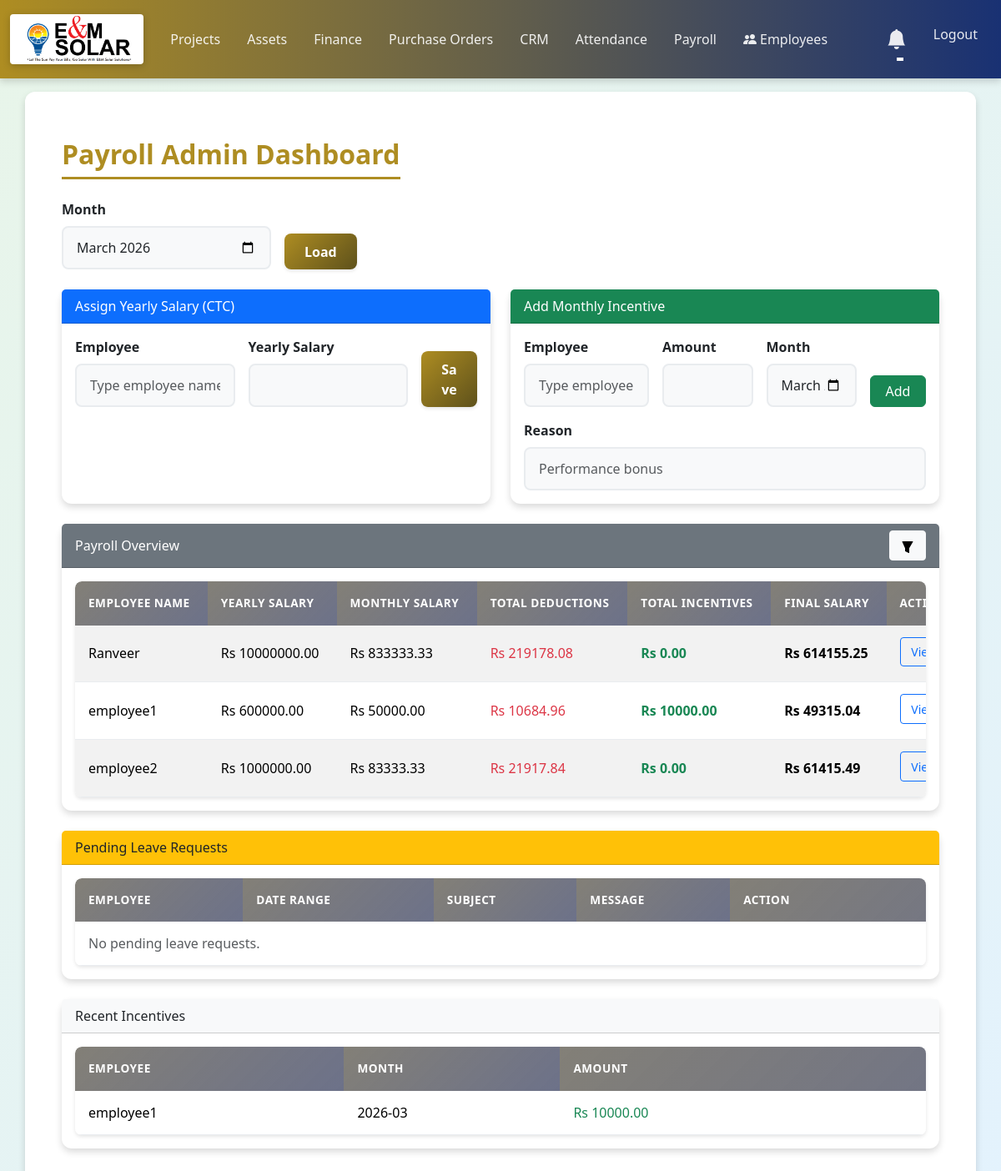
The page /payroll/admin (signed in) on the database its author committed.
### models/user.py (models this page shows, shortened)
class User(db.Model, UserMixin):
    id = db.Column(db.Integer, primary_key=True)
    employee_id = db.Column(db.String(50), unique=True, nullable=True)
    username = db.Column(db.String(150), unique=True, nullable=False)
    email = db.Column(db.String(150), unique=True, nullable=True)
    password = db.Column(db.String(150), nullable=False)
    role = db.Column(db.String(20), nullable=False, default='employee')
    joining_date = db.Column(db.Date, nullable=True, default=date.today)

### models/payroll.py (models this page shows)
class Incentive(db.Model):
    __tablename__ = 'incentives'
    id = db.Column(db.Integer, primary_key=True)
    employee_id = db.Column(db.Integer, db.ForeignKey('user.id'), nullable=False)
    amount = db.Column(db.Float, nullable=False, default=0.0)
    reason = db.Column(db.String(255), nullable=True)
    month = db.Column(db.String(7), nullable=False)  # YYYY-MM
    created_at = db.Column(db.DateTime, default=datetime.utcnow)
    employee = db.relationship('User', foreign_keys=[employee_id])

### routes/payroll_routes.py (the view)
@payroll_bp.route('/payroll/admin')
@login_required
def payroll_admin():
    if not is_admin_user(current_user):
        flash('You do not have permission to access this page.')
        return redirect(url_for('payroll.payroll_home'))
    month_param = request.args.get('month', '')
    year, month, selected_month = parse_month(month_param)
    name_filter = request.args.get('name_filter', '').strip()
    salary_sort = request.args.get('salary_sort', '')
    employees = User.query.filter(User.username != 'admin').order_by(User.username.asc()).all()
    payroll_rows = []
    for employee in employees:
        totals = monthly_totals(employee.id, year, month)
        payroll_rows.append(
            {
                'employee': employee,
                'yearly_salary': totals['yearly_salary'],
                'monthly_salary': totals['monthly_salary'],
                'deductions': totals['deductions'],
                'incentives': totals['incentives'],
                'final_salary': totals['final_salary'],
            }
        )
    if name_filter:
        payroll_rows = [r for r in payroll_rows if name_filter.lower() in r['employee'].username.lower()]
    if salary_sort == 'asc':
        payroll_rows.sort(key=lambda r: r['yearly_salary'])
    elif salary_sort == 'desc':
        payroll_rows.sort(key=lambda r: r['yearly_salary'], reverse=True)
    pending_leave_requests = LeaveRequest.query.filter_by(status='Pending').order_by(LeaveRequest.start_date.asc()).all()
    recent_incentives = Incentive.query.order_by(Incentive.id.desc()).limit(20).all()
    employee_search_data = [{'id': e.id, 'name': e.username} for e in employees]
    return render_template(
        'payroll_admin.html',
        selected_month=selected_month,
        employees=employees,
        payroll_rows=payroll_rows,
        pending_leave_requests=pending_leave_requests,
        recent_incentives=recent_incentives,
        name_filter=name_filter,
        salary_sort=salary_sort,
        employee_search_data=employee_search_data,
    )

### routes/payroll_routes.py (called while the page is built)
def is_late_checkin(attendance_row):
    if not attendance_row or not attendance_row.check_in:
        return False
    return (
        attendance_row.check_in.hour > LATE_CHECKIN_CUTOFF_HOUR
        or (attendance_row.check_in.hour == LATE_CHECKIN_CUTOFF_HOUR and attendance_row.check_in.minute > 0)
        or (attendance_row.status and 'Late' in attendance_row.status)
    )

def is_admin_user(user):
    return (getattr(user, 'role', 'employee') == 'admin') or (user.username == 'admin')

def days_in_year(year):
    return 366 if calendar.isleap(year) else 365

def parse_month(month_value):
    if not month_value:
        today = date.today()
        return today.year, today.month, f"{today.year:04d}-{today.month:02d}"
    year_part, month_part = month_value.split('-')
    year = int(year_part)
    month = int(month_part)
    return year, month, f"{year:04d}-{month:02d}"

def month_date_range(year, month):
    last_day = calendar.monthrange(year, month)[1]
    return date(year, month, 1), date(year, month, last_day)

def working_days(year, month):
    start_date, end_date = month_date_range(year, month)
    days = []
    current = start_date
    while current <= end_date:
        if current.weekday() < 5:
            days.append(current)
        current = date.fromordinal(current.toordinal() + 1)
    return days

### templates/payroll_admin.html (shortened to what this page needs)
{% extends "base.html" %}
{% block content %}
<div class="container-fluid mt-4">
  <h1 class="mb-4">Payroll Admin Dashboard</h1>
  <form method="GET" class="row g-3 mb-4">
    <div class="col-md-3">
      <label class="form-label">Month</label>
      <input type="month" class="form-control" name="month" value="{{ selected_month }}">
    </div>
    <div class="col-md-2 d-flex align-items-end">
      <button type="submit" class="btn btn-primary">Load</button>
    </div>
  </form>
  <div class="row g-4 mb-4">
    <div class="col-md-6">
      <div class="card h-100">
        <div class="card-header bg-primary text-white">Assign Yearly Salary (CTC)</div>
        <div class="card-body">
          <form method="POST" action="{{ url_for('payroll.set_salary') }}" class="row g-3" onsubmit="return resolveEmployee('salarySearch','salary_employee_id')">
            <div class="col-md-5">
              <label class="form-label">Employee</label>
              <input type="text" class="form-control" id="salarySearch" placeholder="Type employee name..." autocomplete="off" required>
            </div>
            <div class="col-md-5">
              <label class="form-label">Yearly Salary</label>
              <input type="number" step="0.01" class="form-control" name="yearly_salary" required>
            </div>
            <div class="col-md-2 d-flex align-items-end">
              <button class="btn btn-primary w-100" type="submit">Save</button>
            </div>
          </form>
        </div>
      </div>
    </div>
    <div class="col-md-6">
      <div class="card h-100">
        <div class="card-header bg-success text-white">Add Monthly Incentive</div>
        <div class="card-body">
          <form method="POST" action="{{ url_for('payroll.add_incentive') }}" class="row g-3" onsubmit="return resolveEmployee('incentiveSearch','incentive_employee_id')">
            <div class="col-md-4">
              <label class="form-label">Employee</label>
              <input type="text" class="form-control" id="incentiveSearch" placeholder="Type employee name..." autocomplete="off" required>
            </div>
            <div class="col-md-3">
              <label class="form-label">Amount</label>
              <input type="number" step="0.01" class="form-control" name="amount" required>
            </div>
            <div class="col-md-3">
              <label class="form-label">Month</label>
              <input type="month" class="form-control" name="month" value="{{ selected_month }}" required>
            </div>
            <div class="col-md-2 d-flex align-items-end">
              <button class="btn btn-success w-100" type="submit">Add</button>
            </div>
            <div class="col-md-12">
              <label class="form-label">Reason</label>
              <input type="text" class="form-control" name="reason" placeholder="Performance bonus">
            </div>
          </form>
        </div>
      </div>
    </div>
  </div>
  <div class="card mb-4">
    <div class="card-header bg-secondary text-white d-flex justify-content-between align-items-center">
      <span>Payroll Overview</span>
      <button class="btn btn-sm btn-light" type="button" data-bs-toggle="collapse" data-bs-target="#payrollFilter" aria-expanded="{% if name_filter or salary_sort %}true{% else %}false{% endif %}" title="Filter">
        <svg xmlns="http://www.w3.org/2000/svg" width="16" height="16" fill="currentColor" class="bi bi-funnel" viewBox="0 0 16 16">
          <path d="M1.5 1.5A.5.5 0 0 1 2 1h12a.5.5 0 0 1 .354.854L10 9.207V14.5a.5.5 0 0 1-.724.447l-4-2A.5.5 0 0 1 5 12.5V9.207L1.646 1.854A.5.5 0 0 1 1.5 1.5z"/>
        </svg>
      </button>
    </div>
    <div class="card-body">
      <div class="table-responsive">
        <table class="table table-striped table-hover">
          <thead>
            <tr>
              <th>Employee Name</th>
              <th>Yearly Salary</th>
              <th>Monthly Salary</th>
              <th>Total Deductions</th>
              <th>Total Incentives</th>
              <th>Final Salary</th>
              <th>Actions</th>
            </tr>
          </thead>
          <tbody>
            {% for row in payroll_rows %}
            <tr>
              <td>{{ row.employee.username }}</td>
              <td>Rs {{ "%.2f"|format(row.yearly_salary) }}</td>
              <td>Rs {{ "%.2f"|format(row.monthly_salary) }}</td>
              <td class="text-danger">Rs {{ "%.2f"|format(row.deductions) }}</td>
              <td class="text-success">Rs {{ "%.2f"|format(row.incentives) }}</td>
              <td><strong>Rs {{ "%.2f"|format(row.final_salary) }}</strong></td>
              <td>
                <a class="btn btn-sm btn-outline-primary" href="{{ url_for('payroll.payroll_admin_details', employee_id=row.employee.id, month=selected_month) }}">View Details</a>
              </td>
            </tr>
            {% endfor %}
          </tbody>
        </table>
      </div>
    </div>
  </div>
  <div class="card mb-4">
    <div class="card-header bg-warning">Pending Leave Requests</div>
    <div class="card-body">
      <div class="table-responsive">
        <table class="table table-sm">
          <thead>
            <tr>
              <th>Employee</th>
              <th>Date Range</th>
              <th>Subject</th>
              <th>Message</th>
              <th>Action</th>
            </tr>
          </thead>
          <tbody>
            {% for leave in pending_leave_requests %}
            <tr>
              <td>{{ leave.employee.username }}</td>
              <td>{{ leave.start_date.strftime('%Y-%m-%d') }} to {{ leave.end_date.strftime('%Y-%m-%d') }}</td>
              <td>{{ leave.subject }}</td>
              <td>{{ leave.message }}</td>
              <td>
                <form method="POST" action="{{ url_for('payroll.update_leave_status', leave_id=leave.id, action='approve') }}" class="d-inline">
                  <button class="btn btn-sm btn-success" type="submit">Approve</button>
                </form>
                <form method="POST" action="{{ url_for('payroll.update_leave_status', leave_id=leave.id, action='reject') }}" class="d-inline">
                  <button class="btn btn-sm btn-danger" type="submit">Reject</button>
                </form>
              </td>
            </tr>
            {% else %}
            <tr><td colspan="5" class="text-muted">No pending leave requests.</td></tr>
            {% endfor %}
          </tbody>
        </table>
      </div>
    </div>
  </div>
  <div class="card mb-4">
    <div class="card-header bg-light">Recent Incentives</div>
    <div class="card-body">
      <div class="table-responsive">
        <table class="table table-sm">
          <thead>
            <tr>
              <th>Employee</th>
              <th>Month</th>
              <th>Amount</th>
            </tr>
          </thead>
          <tbody>
            {% for item in recent_incentives %}
            <tr>
              <td>{{ item.employee.username }}</td>
              <td>{{ item.month }}</td>
              <td class="text-success">Rs {{ "%.2f"|format(item.amount) }}</td>
            </tr>
            {% else %}
            <tr><td colspan="3" class="text-muted">No incentives added.</td></tr>
            {% endfor %}
          </tbody>
        </table>
      </div>
    </div>
  </div>
</div>
{% endblock %}

### static/style.css (style rules this page uses)
:root { --primary-color: #ae8d22; --primary-dark: #5e511b; --primary-light: #af984c; --secondary-color: #193173; --secondary-dark: #0d0f40; --secondary-light: #3c4484; --bg-primary: #f8f9fa; --bg-secondary: #e9ecef; --bg-card: #ffffff; --text-primary: #212529; --text-secondary: #6c757d; --text-light: #ffffff; --success: #28a745; --warning: #ffc107; --danger: #dc3545; --info: #17a2b8; --shadow-sm: 0 2px 4px rgba(0,0,0,0.1); --shadow-md: 0 4px 8px rgba(0,0,0,0.15); --shadow-lg: 0 8px 16px rgba(0,0,0,0.2); --radius-sm: 4px; --radius-md: 8px; --radius-lg: 12px; --transition-fast: 0.2s ease; --transition-normal: 0.3s ease; }
body { font-family: 'Segoe UI', Tahoma, Geneva, Verdana, sans-serif; background: linear-gradient(135deg, #e8f5e9 0%, #e3f2fd 100%); background-attachment: fixed; min-height: 100vh; color: var(--text-primary); }
h1, h2, h3, h4, h5, h6 { color: var(--primary-color); font-weight: 600; margin-bottom: 1rem; }
h1 { font-size: 2rem; border-bottom: 3px solid var(--primary-color); padding-bottom: 0.5rem; display: inline-block; }
.btn-primary { background: linear-gradient(135deg, var(--primary-color) 0%, var(--primary-dark) 100%); border: none; padding: 0.6rem 1.5rem; border-radius: var(--radius-md); font-weight: 600; box-shadow: var(--shadow-sm); transition: var(--transition-fast); }
.btn-sm { padding: 0.4rem 0.8rem; border-radius: var(--radius-sm); }
.table { margin-bottom: 0; }
.table thead th { background: linear-gradient(135deg, rgba(95, 91, 80, 0.775) 0%, rgba(82, 88, 116, 0.847) 100%); color: var(--text-light); font-weight: 600; text-transform: uppercase; font-size: 0.85rem; letter-spacing: 0.5px; border: none; padding: 1rem; }
.table thead th:first-child { border-top-left-radius: var(--radius-md); }
.table thead th:last-child { border-top-right-radius: var(--radius-md); }
.table tbody tr { transition: var(--transition-fast); border-bottom: 1px solid var(--bg-secondary); }
.table tbody td { padding: 0.875rem 1rem; vertical-align: middle; }
.table-responsive { border-radius: var(--radius-md); overflow-x: auto; overflow-y: hidden; box-shadow: var(--shadow-sm); }
.table-responsive .table { min-width: 1200px; }
.table-responsive .table th:last-child, .table-responsive .table td:last-child { white-space: nowrap; min-width: 220px; }
.form-label { font-weight: 600; color: var(--text-primary); margin-bottom: 0.5rem; }
.form-control { border: 2px solid var(--bg-secondary); border-radius: var(--radius-md); padding: 0.75rem 1rem; transition: var(--transition-fast); background: var(--bg-primary); }
.card { border: none; border-radius: var(--radius-lg); box-shadow: var(--shadow-md); transition: var(--transition-fast); }
.d-flex { gap: 1rem; align-items: center; }
.table .btn { margin-right: 0.25rem; margin-bottom: 0.25rem; }
a { color: var(--primary-color); transition: var(--transition-fast); }
.justify-content-between { justify-content: space-between; }
.table tbody tr td:first-child::before { content: ''; }
.table td:nth-child(5) { font-weight: 600; color: var(--primary-color); }
.table td:nth-child(6) { font-weight: 600; }

### rows shown on the page
User: employee.username "Ranveer"
User: employee.username "employee1"
User: employee.username "employee2"
Incentive: employee.username "employee1", month "2026-03", amount "10000.00"

### other values the page prints
{{ "%.2f"|format(row.yearly_salary) }} "10000000.00" "600000.00" "1000000.00"
{{ "%.2f"|format(row.monthly_salary) }} "833333.33" "50000.00" "83333.33"
{{ "%.2f"|format(row.deductions) }} "219178.08" "10684.96" "21917.84"
{{ "%.2f"|format(row.incentives) }} "0.00" "10000.00" "0.00"
{{ "%.2f"|format(row.final_salary) }} "614155.25" "49315.04" "61415.49"
